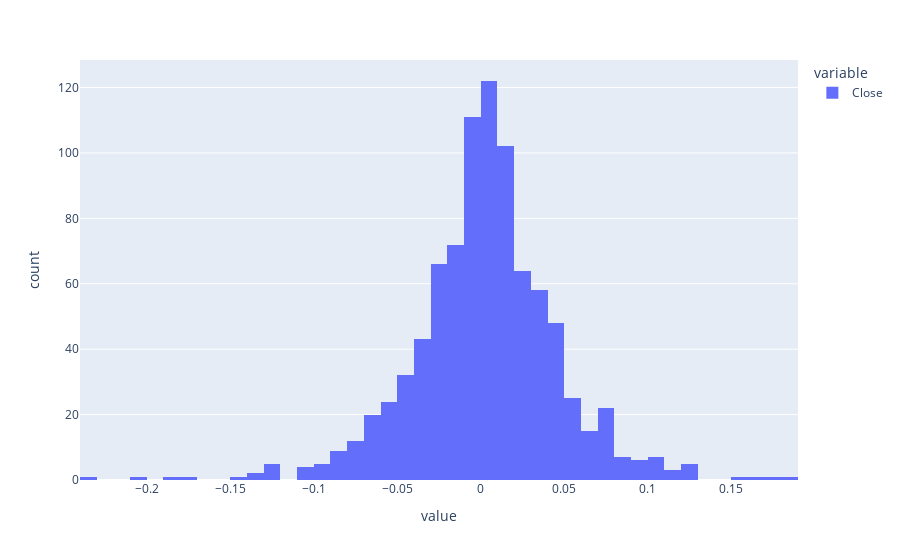

Source (notebook cell):
### Markdown cell above
### But! This isn't the main reason we use log returns!


– Simple Returns: The product of normally distribution variables is NOT normally distributed

– Log Returns: The sum of normally distributed variables follows a normal distribution

Also the log distribution bounds our stock price at 0. Which is a nice property to have and is consistent with reality

### Code cell
log_returns.plot(kind='hist')

### Figure 1 — Plotly figure (JSON) as saved in the notebook; plotly's stock layout.template omitted (floating-point values rounded to 4 significant figures; data arrays with more than 128 entries replaced by an {"elided": "..."} marker saying what was removed)
{"data": [{"alignmentgroup": "True", "bingroup": "x", "hovertemplate": "variable=Close<br>value=%{x}<br>count=%{y}<extra></extra>", "legendgroup": "Close", "marker": {"color": "#636efa", "pattern": {"shape": ""}}, "name": "Close", "offsetgroup": "Close", "orientation": "v", "showlegend": true, "type": "histogram", "x": {"elided": "898 float values"}, "xaxis": "x", "yaxis": "y"}], "layout": {"barmode": "relative", "legend": {"title": {"text": "variable"}, "tracegroupgap": 0}, "margin": {"t": 60}, "xaxis": {"anchor": "y", "domain": [0, 1], "title": {"text": "value"}}, "yaxis": {"anchor": "x", "domain": [0, 1], "title": {"text": "count"}}}}
